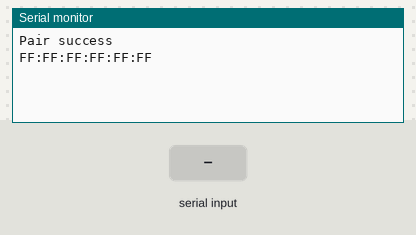
Bench run of a sketch on a simulated ESP32. On the bench: the last lines printed to the serial monitor. Inputs (shaded band) come from the test bench.

Above: at 1.2 s.
1.3 s: "a" received over Serial
At 4.1 s:
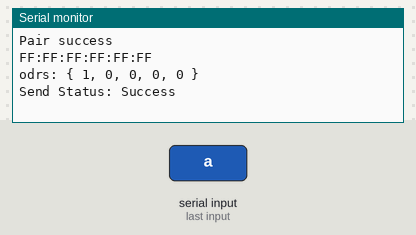
4.5 s: "d" received over Serial
At 6.4 s:
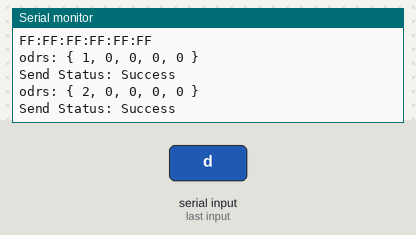

The sketch:

Esp_now_send_array.ino
```cpp
#include <esp_now.h>
#include <stdio.h>
// #include <stdlib.h>
#include <WiFi.h>
esp_now_peer_info_t slave;

// 送信コールバック
void OnDataSent(const uint8_t *mac_addr, esp_now_send_status_t status) {
}
// 受信コールバック
void OnDataRecv(const uint8_t *mac_addr, const uint8_t *data, int data_len) {
}


void setup() {
  // シリアル通信
  Serial.begin(115200);
  Serial.setDebugOutput(true);

  // ESP-NOW初期化
  WiFi.mode(WIFI_STA);
  WiFi.disconnect();
  if ( esp_now_init() != ESP_OK ) ESP.restart();
  // マルチキャスト用Slave登録
  memset(&slave, 0, sizeof(slave));
  for ( int i = 0; i < 6; i++ ) slave.peer_addr[i] = (uint8_t)0xff;
  // // d4:f9:8d:03:39:a8
  // slave.peer_addr[0] = (uint8_t)0xd4;
  // slave.peer_addr[1] = (uint8_t)0xf9;
  // slave.peer_addr[2] = (uint8_t)0x8d;
  // slave.peer_addr[3] = (uint8_t)0x03;
  // slave.peer_addr[4] = (uint8_t)0x39;
  // slave.peer_addr[5] = (uint8_t)0xa8;
  // 84:fc:e6:00:8b:14
  // slave.peer_addr[0] = (uint8_t)0x84;
  // slave.peer_addr[1] = (uint8_t)0xfc;
  // slave.peer_addr[2] = (uint8_t)0xe6;
  // slave.peer_addr[3] = (uint8_t)0x00;
  // slave.peer_addr[4] = (uint8_t)0x8b;
  // slave.peer_addr[5] = (uint8_t)0x14;
  // esp_now_add_peer(&slave);
  esp_err_t addStatus = esp_now_add_peer(&slave);
  if (addStatus == ESP_OK) {
    // Pair success
    Serial.println("Pair success");
    Serial.printf("%02X:%02X:%02X:%02X:%02X:%02X\n",
          slave.peer_addr[0], slave.peer_addr[1], slave.peer_addr[2],
          slave.peer_addr[3], slave.peer_addr[4], slave.peer_addr[5]);
    // char macStr[18];
    // snprintf(macStr, sizeof(macStr), "%02X:%02X:%02X:%02X:%02X:%02X",
    //         slave.peer_addr[0], slave.peer_addr[1], slave.peer_addr[2],
    //         slave.peer_addr[3], slave.peer_addr[4], slave.peer_addr[5]);
  }
  // ESP-NOWコールバック登録, 送信も受信も両方登録しないといけない
  esp_now_register_send_cb(OnDataSent); // 送信
  esp_now_register_recv_cb(OnDataRecv); // 受信
}


void loop() {
  // ESP-NOW
  int n = 0;
  int os = 5; // order size
  char tmp; // order, 文字で一時的に受け取る
  uint8_t odrs[5]; // orders, メモリを追加確保で配列に
  while ( Serial.available() > 0 ) {
    tmp = Serial.read();
    odrs[n++] = ((tmp == 'a') ? 1 : (tmp == 'd') ? 2 : (tmp == 's') ? 0 : 3); // aなら順転の1, dなら逆転の2, sなら停止の0, それ以外3
    if ( n >= os ) break;
  }
  if ( n > 0 ) {
    while ( n < os ) odrs[n++] = 0; // 残りのデータを0で詰める
    esp_err_t result = esp_now_send(slave.peer_addr, odrs, os); // 送信
    printf("odrs: { %d, %d, %d, %d, %d }\n", odrs[0], odrs[1], odrs[2], odrs[3], odrs[4]);
    Serial.print("Send Status: ");
    if (result == ESP_OK) {
      Serial.println("Success");
    } else {
      Serial.println("It doesn't Success");
    }
  }
  delay(3000);
}
```

Measured:
- after the input at 1.3 s, the serial monitor: prints a new line after 1.7 s (image 1)
- after the input at 4.5 s, the serial monitor: prints a new line after 1.5 s (image 2)
